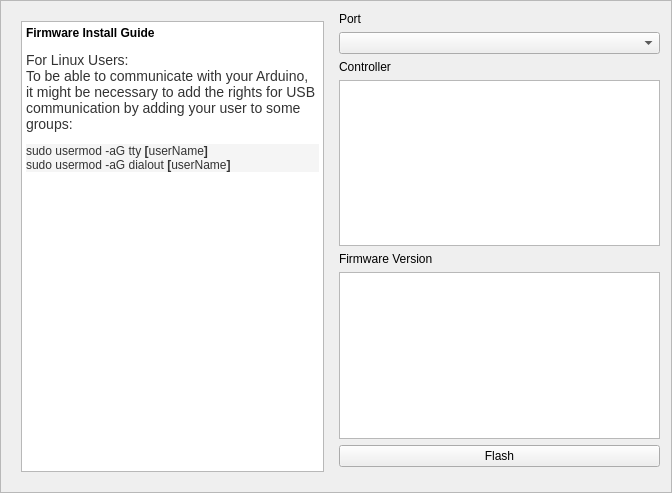
<?xml version="1.0" encoding="UTF-8"?>
<ui version="4.0">
 <class>Firmware</class>
 <widget class="QFrame" name="FirmwareFlashFrame">
  <property name="geometry">
   <rect>
    <x>0</x>
    <y>0</y>
    <width>672</width>
    <height>493</height>
   </rect>
  </property>
  <property name="windowTitle">
   <string>Firmware Flashing Utility</string>
  </property>
  <property name="frameShape">
   <enum>QFrame::StyledPanel</enum>
  </property>
  <property name="frameShadow">
   <enum>QFrame::Raised</enum>
  </property>
  <layout class="QHBoxLayout" name="horizontalLayout">
   <item>
    <widget class="QWidget" name="widget" native="true">
     <layout class="QVBoxLayout" name="verticalLayout_2">
      <item>
       <widget class="QTextBrowser" name="textBrowser">
        <property name="html">
         <string notr="true">&lt;!DOCTYPE HTML PUBLIC &quot;-//W3C//DTD HTML 4.0//EN&quot; &quot;http://www.w3.org/TR/REC-html40/strict.dtd&quot;&gt;
&lt;html&gt;&lt;head&gt;&lt;meta name=&quot;qrichtext&quot; content=&quot;1&quot; /&gt;&lt;style type=&quot;text/css&quot;&gt;
p, li { white-space: pre-wrap; }
&lt;/style&gt;&lt;/head&gt;&lt;body style=&quot; font-family:'Sans Serif'; font-size:11pt; font-weight:400; font-style:normal;&quot;&gt;
&lt;p style=&quot; margin-top:18px; margin-bottom:12px; margin-left:0px; margin-right:0px; -qt-block-indent:0; text-indent:0px;&quot;&gt;&lt;span style=&quot; font-size:9pt; font-weight:600;&quot;&gt;Firmware Install Guide&lt;/span&gt;&lt;/p&gt;
&lt;p style=&quot; margin-top:12px; margin-bottom:12px; margin-left:0px; margin-right:0px; -qt-block-indent:0; text-indent:0px;&quot;&gt;&lt;span style=&quot; font-family:'Arial,sans-serif'; font-size:14px; color:#333333; background-color:#ffffff;&quot;&gt;For Linux Users:&lt;/span&gt;&lt;span style=&quot; font-family:'Arial,sans-serif'; font-size:14px; color:#333333;&quot;&gt; &lt;br /&gt;To be able to communicate with your Arduino, it might be necessary to add the rights for USB communication by adding your user to some groups:&lt;/span&gt;&lt;/p&gt;
&lt;p style=&quot; margin-top:0px; margin-bottom:0px; margin-left:0px; margin-right:0px; -qt-block-indent:0; text-indent:0px; background-color:#f5f5f5;&quot;&gt;&lt;span style=&quot; font-family:'Bitstream Vera Sans Mono,DejaVu Sans Mono,Monaco,Courier,monospace'; font-size:12px; color:#333333; background-color:#f5f5f5;&quot;&gt;sudo usermod -aG tty &lt;/span&gt;&lt;span style=&quot; font-family:'Bitstream Vera Sans Mono,DejaVu Sans Mono,Monaco,Courier,monospace'; font-size:12px; font-weight:600; color:#333333;&quot;&gt;[&lt;/span&gt;&lt;span style=&quot; font-family:'Bitstream Vera Sans Mono,DejaVu Sans Mono,Monaco,Courier,monospace'; font-size:12px; color:#333333;&quot;&gt;userName&lt;/span&gt;&lt;span style=&quot; font-family:'Bitstream Vera Sans Mono,DejaVu Sans Mono,Monaco,Courier,monospace'; font-size:12px; font-weight:600; color:#333333;&quot;&gt;]&lt;/span&gt;&lt;/p&gt;
&lt;p style=&quot; margin-top:0px; margin-bottom:0px; margin-left:0px; margin-right:0px; -qt-block-indent:0; text-indent:0px; background-color:#f5f5f5;&quot;&gt;&lt;span style=&quot; font-family:'Bitstream Vera Sans Mono,DejaVu Sans Mono,Monaco,Courier,monospace'; font-size:12px; color:#333333;&quot;&gt;sudo usermod -aG dialout &lt;/span&gt;&lt;span style=&quot; font-family:'Bitstream Vera Sans Mono,DejaVu Sans Mono,Monaco,Courier,monospace'; font-size:12px; font-weight:600; color:#333333;&quot;&gt;[&lt;/span&gt;&lt;span style=&quot; font-family:'Bitstream Vera Sans Mono,DejaVu Sans Mono,Monaco,Courier,monospace'; font-size:12px; color:#333333;&quot;&gt;userName&lt;/span&gt;&lt;span style=&quot; font-family:'Bitstream Vera Sans Mono,DejaVu Sans Mono,Monaco,Courier,monospace'; font-size:12px; font-weight:600; color:#333333;&quot;&gt;]&lt;/span&gt;&lt;/p&gt;
&lt;p style=&quot;-qt-paragraph-type:empty; margin-top:0px; margin-bottom:0px; margin-left:0px; margin-right:0px; -qt-block-indent:0; text-indent:0px; font-family:'Arial,sans-serif'; font-size:14px; color:#333333;&quot;&gt;&lt;br /&gt;&lt;/p&gt;&lt;/body&gt;&lt;/html&gt;</string>
        </property>
       </widget>
      </item>
     </layout>
    </widget>
   </item>
   <item>
    <layout class="QVBoxLayout" name="verticalLayout">
     <item>
      <widget class="QLabel" name="label_3">
       <property name="text">
        <string>Port</string>
       </property>
      </widget>
     </item>
     <item>
      <widget class="QComboBox" name="port_combo_box"/>
     </item>
     <item>
      <widget class="QLabel" name="label">
       <property name="text">
        <string>Controller</string>
       </property>
      </widget>
     </item>
     <item>
      <widget class="QListWidget" name="controller_list"/>
     </item>
     <item>
      <widget class="QLabel" name="label_2">
       <property name="text">
        <string>Firmware Version</string>
       </property>
      </widget>
     </item>
     <item>
      <widget class="QListWidget" name="firmware_list"/>
     </item>
     <item>
      <widget class="QPushButton" name="flash_firmware">
       <property name="text">
        <string>Flash</string>
       </property>
      </widget>
     </item>
     <item>
      <spacer name="verticalSpacer">
       <property name="orientation">
        <enum>Qt::Vertical</enum>
       </property>
       <property name="sizeHint" stdset="0">
        <size>
         <width>20</width>
         <height>40</height>
        </size>
       </property>
      </spacer>
     </item>
    </layout>
   </item>
  </layout>
 </widget>
 <resources/>
 <connections/>
</ui>
